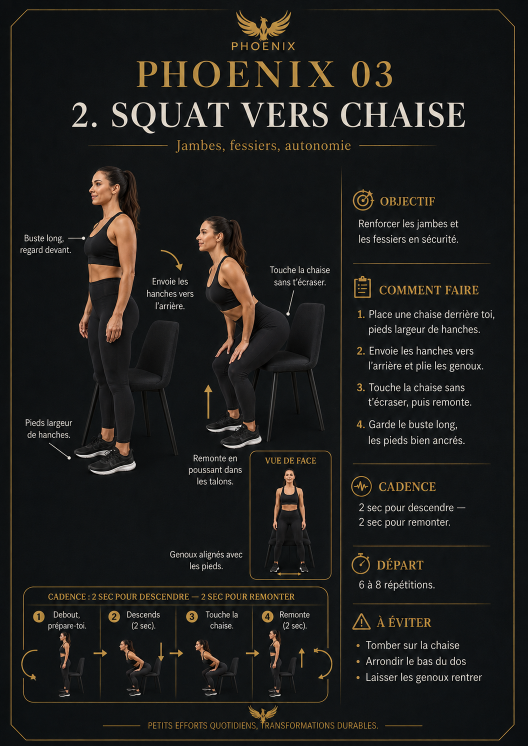
#> input picture assets/images/library/squat.png, 1055 x 1491 px (shown at 1/2 size)
$ python crop_a4_regions.py
#> lines starting #> are read from the running program, lines starting #| are printed output that depends on the picture
from pathlib import Path
from PIL import Image

ROOT = Path(__file__).resolve().parents[1]
OUT = ROOT / "assets" / "library-a4"

REGIONS = {
    "squat": {
        "source": ROOT / "assets/images/library/squat.png",
        "hero": (24, 315, 675, 1168),
        "objective": (680, 345, 1015, 530),
        "instructions": (680, 525, 1015, 925),
        "cadence": (680, 920, 1015, 1092),
        "volume": (680, 1080, 1015, 1205),
        "avoid": (680, 1190, 1015, 1412),
        "sequence": (38, 1160, 675, 1415),
    },
    "one-arm-row": {
        "source": ROOT / "assets/images/library/row.png",
        "hero": (24, 315, 675, 1168),
        "objective": (680, 345, 1015, 550),
        "instructions": (680, 540, 1015, 965),
        "cadence": (680, 955, 1015, 1148),
        "volume": (680, 1135, 1015, 1260),
        "avoid": (680, 1245, 1015, 1418),
        "sequence": (38, 1160, 675, 1418),
    },
}

for movement, config in REGIONS.items():
    target = OUT / movement
    target.mkdir(parents=True, exist_ok=True)
    with Image.open(config["source"]).convert("RGB") as poster:
#> poster is the input picture: PIL image 1055x1491 RGB; mean R, G, B 29.3, 29, 27.2
        for name, box in config.items():
            if name == "source":
                continue
            poster.crop(box).save(target / f"{name}.webp", "WEBP", quality=92, method=6)
#> this loop made 8 passes
#> pass 2, `poster.crop(box).save(target / f"{name}.webp", "WEBP", quality=92, met..`:
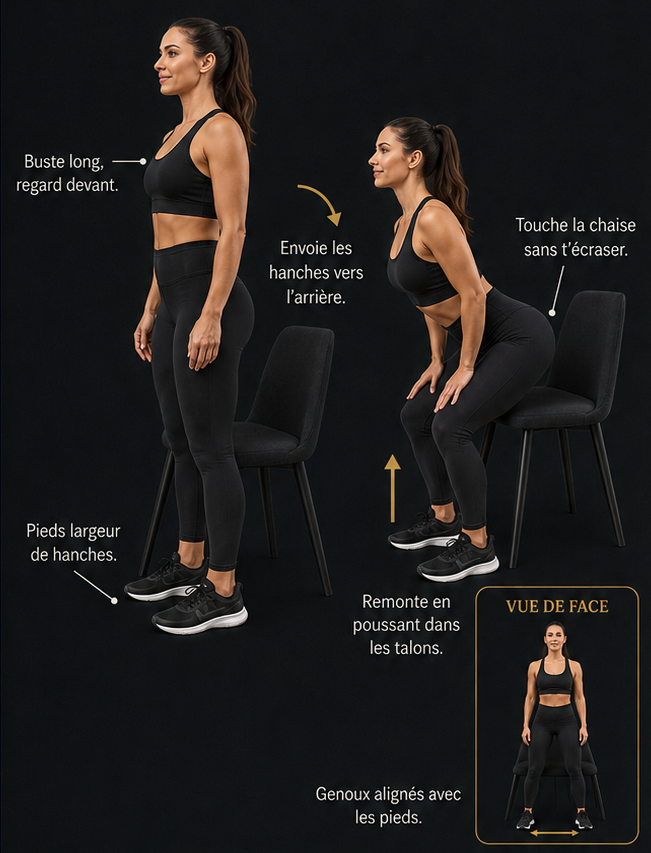
#> saved as hero.webp: PIL image 651x853 RGB; mean R, G, B 31.2, 29.5, 28.1
#> pass 2 of the loop `for movement, config in REGIONS.items():`:
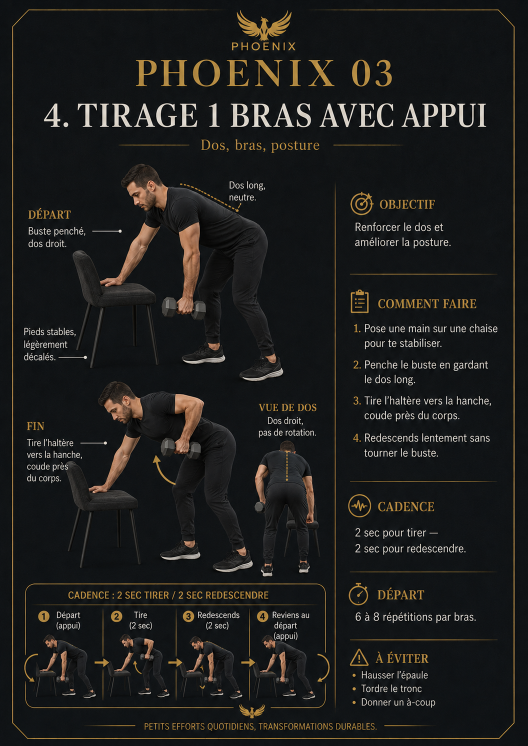
#> input picture assets/images/library/row.png, 1055 x 1491 px (shown at 1/2 size)
#> poster is the input picture: PIL image 1055x1491 RGB; mean R, G, B 29.1, 29.3, 28.2
#> the loop `for name, box in config.items():` made 8 passes
#> pass 2, `poster.crop(box).save(target / f"{name}.webp", "WEBP", quality=92, met..`:
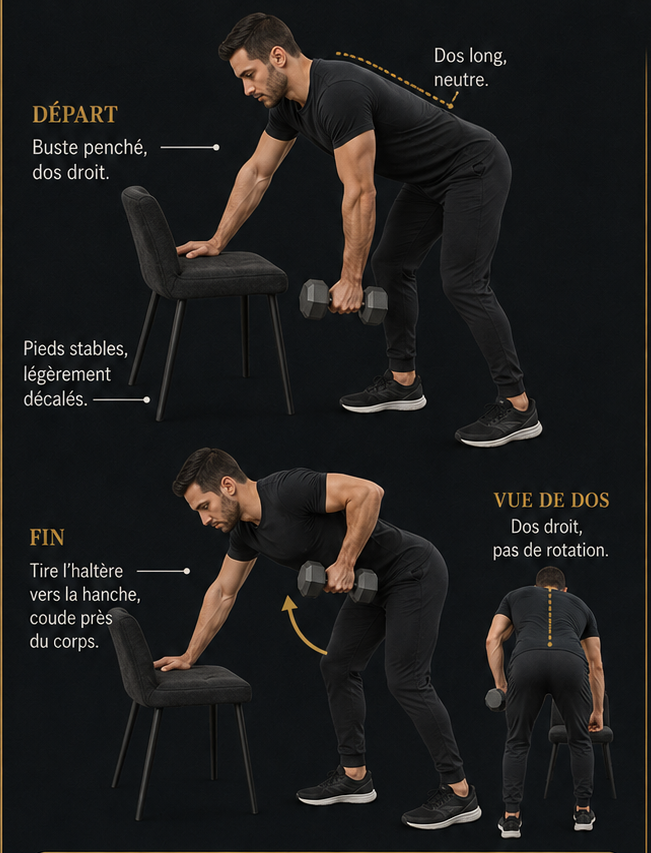
#> saved as hero.webp: PIL image 651x853 RGB; mean R, G, B 30.3, 29.5, 28.8
